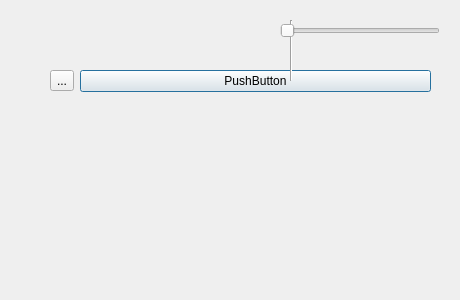
<?xml version="1.0" encoding="UTF-8"?>
<ui version="4.0">
 <class>Dialog</class>
 <widget class="QDialog" name="Dialog">
  <property name="geometry">
   <rect>
    <x>0</x>
    <y>0</y>
    <width>460</width>
    <height>300</height>
   </rect>
  </property>
  <property name="windowTitle">
   <string>Dialog</string>
  </property>
  <widget class="QWidget" name="formLayoutWidget">
   <property name="geometry">
    <rect>
     <x>50</x>
     <y>70</y>
     <width>381</width>
     <height>201</height>
    </rect>
   </property>
   <layout class="QFormLayout" name="formLayout">
    <item row="0" column="0">
     <widget class="QToolButton" name="toolButton">
      <property name="text">
       <string>...</string>
      </property>
     </widget>
    </item>
    <item row="0" column="1">
     <widget class="QPushButton" name="pushButton">
      <property name="text">
       <string>PushButton</string>
      </property>
     </widget>
    </item>
    <item row="1" column="0">
     <layout class="QVBoxLayout" name="verticalLayout"/>
    </item>
    <item row="1" column="1">
     <spacer name="horizontalSpacer">
      <property name="orientation">
       <enum>Qt::Horizontal</enum>
      </property>
      <property name="sizeHint" stdset="0">
       <size>
        <width>40</width>
        <height>20</height>
       </size>
      </property>
     </spacer>
    </item>
   </layout>
  </widget>
  <widget class="QWidget" name="verticalLayoutWidget_2">
   <property name="geometry">
    <rect>
     <x>50</x>
     <y>20</y>
     <width>160</width>
     <height>80</height>
    </rect>
   </property>
   <layout class="QVBoxLayout" name="verticalLayout_2"/>
  </widget>
  <widget class="Line" name="line">
   <property name="geometry">
    <rect>
     <x>290</x>
     <y>20</y>
     <width>3</width>
     <height>61</height>
    </rect>
   </property>
   <property name="orientation">
    <enum>Qt::Vertical</enum>
   </property>
  </widget>
  <widget class="QSlider" name="horizontalSlider">
   <property name="geometry">
    <rect>
     <x>280</x>
     <y>20</y>
     <width>160</width>
     <height>22</height>
    </rect>
   </property>
   <property name="orientation">
    <enum>Qt::Horizontal</enum>
   </property>
  </widget>
 </widget>
 <resources/>
 <connections/>
</ui>
